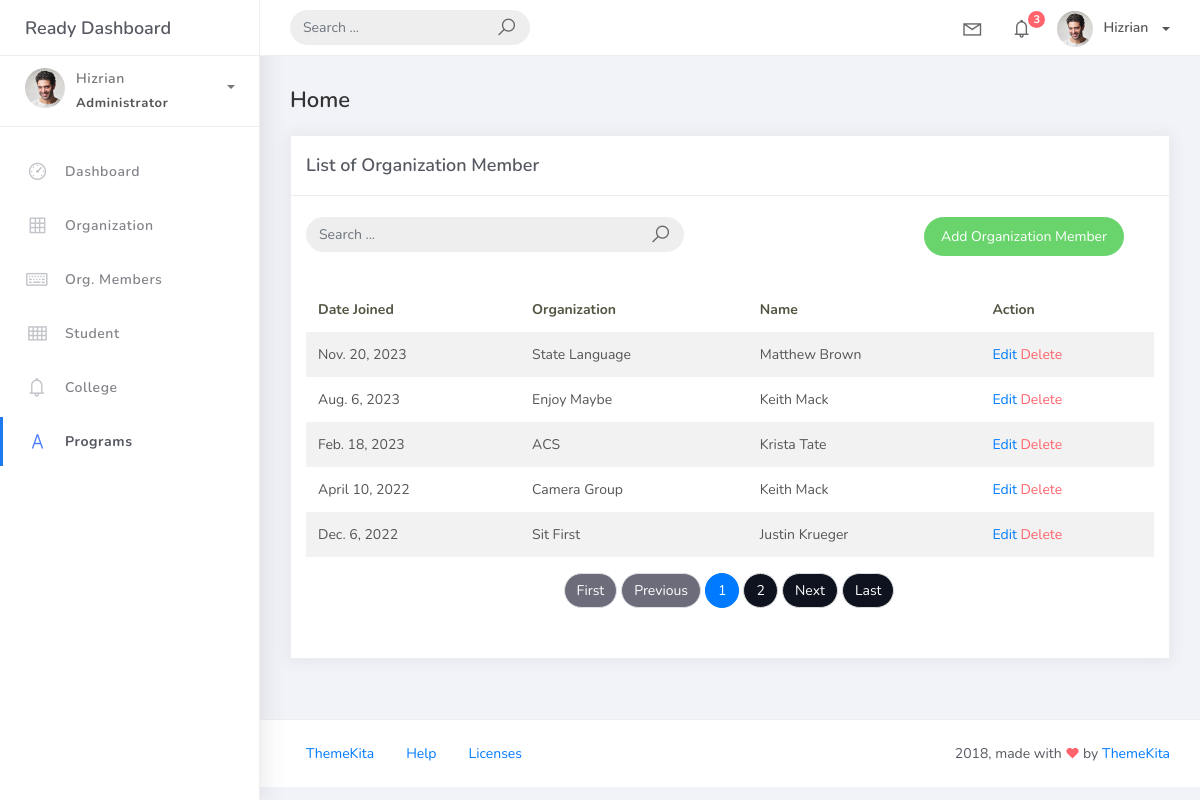
Page /orgmemberlist on the committed database.
### studentorg/models.py (models this page shows, shortened)
class BaseModel (models.Model ):
    create_at = models.DateTimeField(auto_now_add=True, db_index=True)
    updated_at = models.DateTimeField(auto_now=True)
    class Meta:
        abstract = True

class OrgMember(BaseModel):
    student = models.ForeignKey(Student, on_delete=models.CASCADE)
    organization = models.ForeignKey(Organization, on_delete=models.CASCADE)
    date_joined = models.DateField()

class Organization(BaseModel):
    name = models.CharField(max_length=250)
    college = models.ForeignKey(College, null=True, blank=True, on_delete=models.CASCADE)
    description = models.CharField(max_length=500)

class Student(BaseModel):
    student_id = models.CharField(max_length=15)
    lastname = models.CharField(max_length=25)
    firstname = models.CharField(max_length=25)
    middlename = models.CharField(max_length=25, blank=True, null=True)
    program = models.ForeignKey(Program, on_delete=models.CASCADE)

### studentorg/views.py (the view)
# urls.py: path('orgmemberlist', OrgMemberList.as_view(), name='orgmember-list'),
class OrgMemberList(ListView):
    model = OrgMember
    context_object_name = 'orgmember'
    template_name  = 'orgmember_list.html'
    paginate_by = 5

### templates/orgmember_list.html
{% extends 'base.html' %} {%load static %}  {% block content %}
<div class="content">
    <div class="container-fluid">
        <h4 class="page-title">Home</h4>
        <div class="row">
            <div class="col-md-12">
                <div class="card">
                    <div class="card-header">
                        <div class="card-title">List of Organization Member</div>
                    </div>
                    <br />
                            <div class="col-md-12 row">
                                <div class="col-md-6">
                                    <form class="navbar-left navbar-form nav-search mr-md-3" action="{% url 'orgmember-list' %}">
                                      <div class="input-group">
                                        <input type="text" placeholder="Search ..." class="form-control" name="q" />
                                        <div class="input-group-append">
                                        <span class="input-group-text">
                                            <i class="la la-search search-icon"></i>
                                        </span>
                                        </div>
                                      </div>
                                    </form>
                                </div>
                                <div class="col-md-6">
                                    <div class="pull-right">
                                        <a href="{% url 'orgmember-add' %}" class="btn btn-success btn-rounded">Add Organization Member</a>
                                    </div>
                                </div>
                            </div>
                    <div class="card-body">
                        <table class="table table-striped mt-3">
                            <thead>
                                <tr>
                                    <th scope="col">Date Joined</th>
                                    <th scope="col">Organization</th>
                                    <th scope="col">Name</th>
                                    <th scope="col">Action</th>
                                </tr>
                            </thead>
                            <tbody>
                                {% for object in object_list %}
                                <tr>
                                    <td>{{ object.date_joined }}</td>
                                    <td>{{ object.organization.name}}</td>
                                    <td>{{ object.student.firstname }} {{ object.student.lastname }}</td>
                                    <td>
                                        <a href="orgmember_list/{{ object.id }}">Edit</a>
                                        <a href="orgmember_list/{{ object.id }}/delete" class="text-danger">Delete</a>
                                    </td>
                                </tr>
                                {% empty %}
                                <tr>
                                    <td colspan="4" style="text-align: center">
                                        <p class="text-sm font-weight-bold mb-0">No Records Found</p>
                                    </td>
                                </tr>
                                {% endfor %}
                            </tbody>
                        </table>
                        {% include 'includes/pagination.html' %}
                    </div>
                </div>
            </div>
        </div>
    </div>
</div>
{% endblock %}

### rows in the picture
OrgMember: date_joined "Nov. 20, 2023", organization.name "State Language", student.firstname "Matthew", student.lastname "Brown"
OrgMember: date_joined "Aug. 6, 2023", organization.name "Enjoy Maybe", student.firstname "Keith", student.lastname "Mack"
OrgMember: date_joined "Feb. 18, 2023", organization.name "ACS", student.firstname "Krista", student.lastname "Tate"
OrgMember: date_joined "April 10, 2022", organization.name "Camera Group", student.firstname "Keith", student.lastname "Mack"
OrgMember: date_joined "Dec. 6, 2022", organization.name "Sit First", student.firstname "Justin", student.lastname "Krueger"

### other values in the picture
{{ page_num }} "1"
{{ page_num }} "2"
